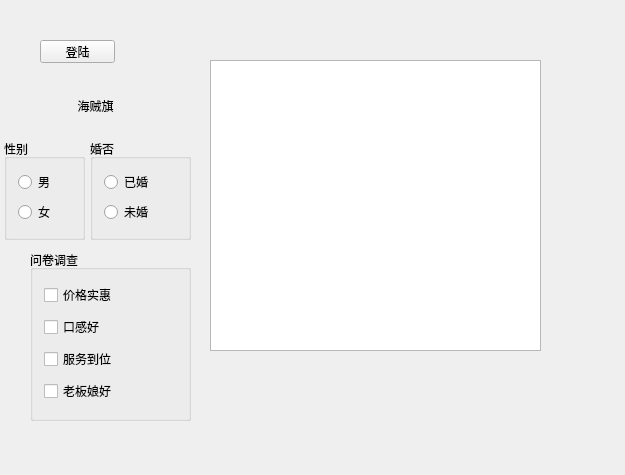
<?xml version="1.0" encoding="UTF-8"?>
<ui version="4.0">
 <class>Widget</class>
 <widget class="QWidget" name="Widget">
  <property name="geometry">
   <rect>
    <x>0</x>
    <y>0</y>
    <width>625</width>
    <height>475</height>
   </rect>
  </property>
  <property name="windowTitle">
   <string>Widget</string>
  </property>
  <widget class="QPushButton" name="pushButton">
   <property name="geometry">
    <rect>
     <x>40</x>
     <y>40</y>
     <width>75</width>
     <height>23</height>
    </rect>
   </property>
   <property name="text">
    <string>登陆</string>
   </property>
  </widget>
  <widget class="QToolButton" name="toolButton">
   <property name="geometry">
    <rect>
     <x>40</x>
     <y>80</y>
     <width>111</width>
     <height>51</height>
    </rect>
   </property>
   <property name="text">
    <string>海贼旗</string>
   </property>
   <property name="icon">
    <iconset resource="res.qrc">
     <normaloff>:/Image/OnePiece.png</normaloff>:/Image/OnePiece.png</iconset>
   </property>
   <property name="iconSize">
    <size>
     <width>32</width>
     <height>32</height>
    </size>
   </property>
   <property name="toolButtonStyle">
    <enum>Qt::ToolButtonTextBesideIcon</enum>
   </property>
   <property name="autoRaise">
    <bool>true</bool>
   </property>
  </widget>
  <widget class="QGroupBox" name="groupBox">
   <property name="geometry">
    <rect>
     <x>4</x>
     <y>139</y>
     <width>81</width>
     <height>101</height>
    </rect>
   </property>
   <property name="title">
    <string>性别</string>
   </property>
   <layout class="QVBoxLayout" name="verticalLayout">
    <item>
     <widget class="QRadioButton" name="rBtnMan">
      <property name="text">
       <string>男</string>
      </property>
     </widget>
    </item>
    <item>
     <widget class="QRadioButton" name="rBtnWoman">
      <property name="text">
       <string>女</string>
      </property>
     </widget>
    </item>
   </layout>
  </widget>
  <widget class="QGroupBox" name="groupBox_2">
   <property name="geometry">
    <rect>
     <x>90</x>
     <y>139</y>
     <width>101</width>
     <height>101</height>
    </rect>
   </property>
   <property name="title">
    <string>婚否</string>
   </property>
   <layout class="QVBoxLayout" name="verticalLayout_2">
    <item>
     <widget class="QRadioButton" name="radioButton_3">
      <property name="text">
       <string>已婚</string>
      </property>
     </widget>
    </item>
    <item>
     <widget class="QRadioButton" name="radioButton_4">
      <property name="text">
       <string>未婚</string>
      </property>
     </widget>
    </item>
   </layout>
  </widget>
  <widget class="QGroupBox" name="groupBox_3">
   <property name="geometry">
    <rect>
     <x>30</x>
     <y>250</y>
     <width>161</width>
     <height>171</height>
    </rect>
   </property>
   <property name="title">
    <string>问卷调查</string>
   </property>
   <layout class="QVBoxLayout" name="verticalLayout_3">
    <item>
     <widget class="QCheckBox" name="checkBox">
      <property name="text">
       <string>价格实惠</string>
      </property>
     </widget>
    </item>
    <item>
     <widget class="QCheckBox" name="checkBox_2">
      <property name="text">
       <string>口感好</string>
      </property>
     </widget>
    </item>
    <item>
     <widget class="QCheckBox" name="checkBox_3">
      <property name="text">
       <string>服务到位</string>
      </property>
     </widget>
    </item>
    <item>
     <widget class="QCheckBox" name="cBox">
      <property name="text">
       <string>老板娘好</string>
      </property>
      <property name="tristate">
       <bool>true</bool>
      </property>
     </widget>
    </item>
   </layout>
  </widget>
  <widget class="QListWidget" name="listWidget">
   <property name="geometry">
    <rect>
     <x>210</x>
     <y>60</y>
     <width>331</width>
     <height>291</height>
    </rect>
   </property>
  </widget>
 </widget>
 <layoutdefault spacing="6" margin="11"/>
 <resources>
  <include location="res.qrc"/>
 </resources>
 <connections/>
</ui>
